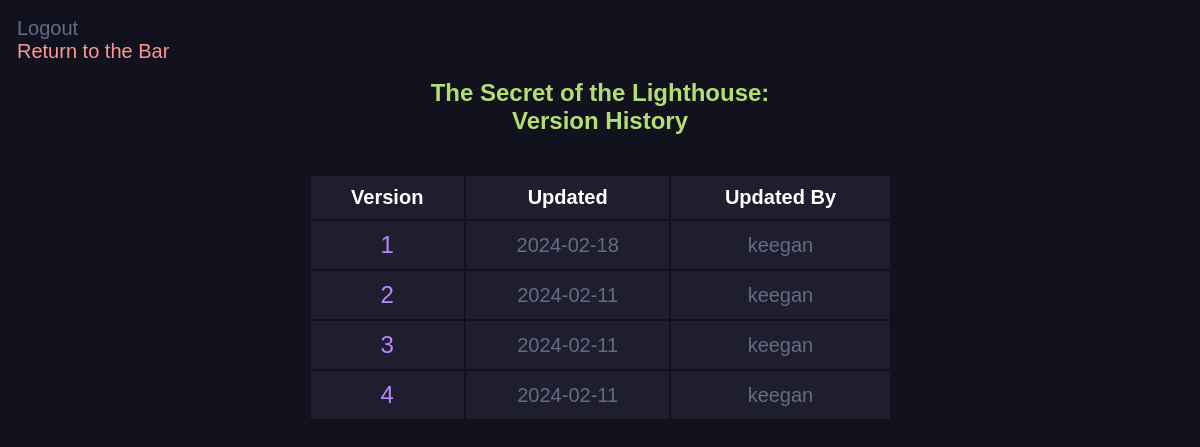
The app's page /versions/1 with its own data.
### main.py (models this page shows, shortened)
class NewStory(db.Model):
    id = db.Column(db.Integer, primary_key=True)
    title = db.Column(db.String(200), nullable=False)
    genre = db.Column(db.String(200), nullable=True)
    content = db.Column(db.Text, nullable=False)
    date_created = db.Column(db.DateTime, default=datetime.utcnow)
    author_id = db.Column(db.Integer, db.ForeignKey('user.id'), nullable=False)
    current_version_id = db.Column(db.Integer, db.ForeignKey('new_version.id'), nullable=True)
    __table_args__ = (
        ForeignKeyConstraint(['author_id'], ['user.id'], name='fk_new_story_author_id'),
        ForeignKeyConstraint(['current_version_id'], ['new_version.id'], name='fk_new_story_current_version_id')
    )
    current_version = db.relationship('NewVersion', foreign_keys=[current_version_id], post_update=True)
    versions = db.relationship('NewVersion', backref='story', lazy=True, foreign_keys='NewVersion.story_id')

class NewVersion(db.Model):
    id = db.Column(db.Integer, primary_key=True)
    content = db.Column(db.Text, nullable=False)
    date_created = db.Column(db.DateTime, default=datetime.utcnow)
    story_id = db.Column(db.Integer, db.ForeignKey('new_story.id'), nullable=False)
    author_id = db.Column(db.Integer, db.ForeignKey('user.id'), nullable=False)
    __table_args__ = (
        ForeignKeyConstraint(['story_id'], ['new_story.id'], name='fk_new_version_story_id'),
        ForeignKeyConstraint(['author_id'], ['user.id'], name='fk_new_version_author_id')
    )
    author = db.relationship('User', backref='versions', foreign_keys=[author_id])

class User(db.Model, UserMixin):
    id = db.Column(db.Integer, primary_key=True)
    username = db.Column(db.String(20), nullable=False, unique=True)
    password = db.Column(db.String(80), nullable=False)
    stories = db.relationship('NewStory', backref='author', lazy=True, foreign_keys=[NewStory.author_id])

### main.py (the view)
@app.route('/versions/<int:id>', methods=['GET'])
def versions(id):
    story = NewStory.query.get_or_404(id)
    versions = NewVersion.query.filter_by(story_id=id).order_by(NewVersion.date_created.desc()).all()
    return render_template('versions.html', story=story, versions=versions, current_user=current_user)

### templates/versions.html (shortened to what this page needs)
<link rel="stylesheet" href="{{ url_for('static', filename='css/versions.css') }}">
{% block body %}
	<a href="/logout/" class="button">Logout</a><br>
	<a href="/" class="return-to-bar">Return to the Bar</a>
<div class="content">
	<h1 style="text-align: center;">{{ story.title }}: <br> Version History</h1><br>
	<table class="center-table">
		<tr>
			<th>Version</th>
			<th>Updated</th>
			<th>Updated By</th>
		</tr>
		{%for version in versions %}
		<tr>
			<td><a href="{{ url_for('read_version', version_id=version.id) }}" class="story-link">{{ loop.index }}</a></td>
			<td>{{ version.date_created.date() }}</td>
			<td>{{ version.author.username }}</td>
		</tr>
		{% endfor %}
	</table>
</div>
{% endblock %}

### static/css/versions.css (style rules this page uses)
h1 { font-size: 24px; color: #B3DF72; text-align: center; font-family: sans-serif; }
a { color: #636d83; font-size: 20px; font-family: sans-serif; text-decoration: none; }
.center-table { margin-left: auto; margin-right: auto; width: 50%; }
td { background-color: #1e1e2e; color: #636d83; font-family: sans-serif; font-size: 20px; text-align: center; padding: 10; }
th { background-color: #1e1e2e; color: white; font-family: sans-serif; font-size: 20px; text-align: center; padding: 10; }
.story-link { color: #BB86FC; font-size: 24px; }
.return-to-bar { color: #FD9891; }

### records on screen
NewStory: title "The Secret of the Lighthouse"
NewVersion: date_created "2024-02-18", author.username "keegan"
NewVersion: date_created "2024-02-11", author.username "keegan"
NewVersion: date_created "2024-02-11", author.username "keegan"
NewVersion: date_created "2024-02-11", author.username "keegan"
